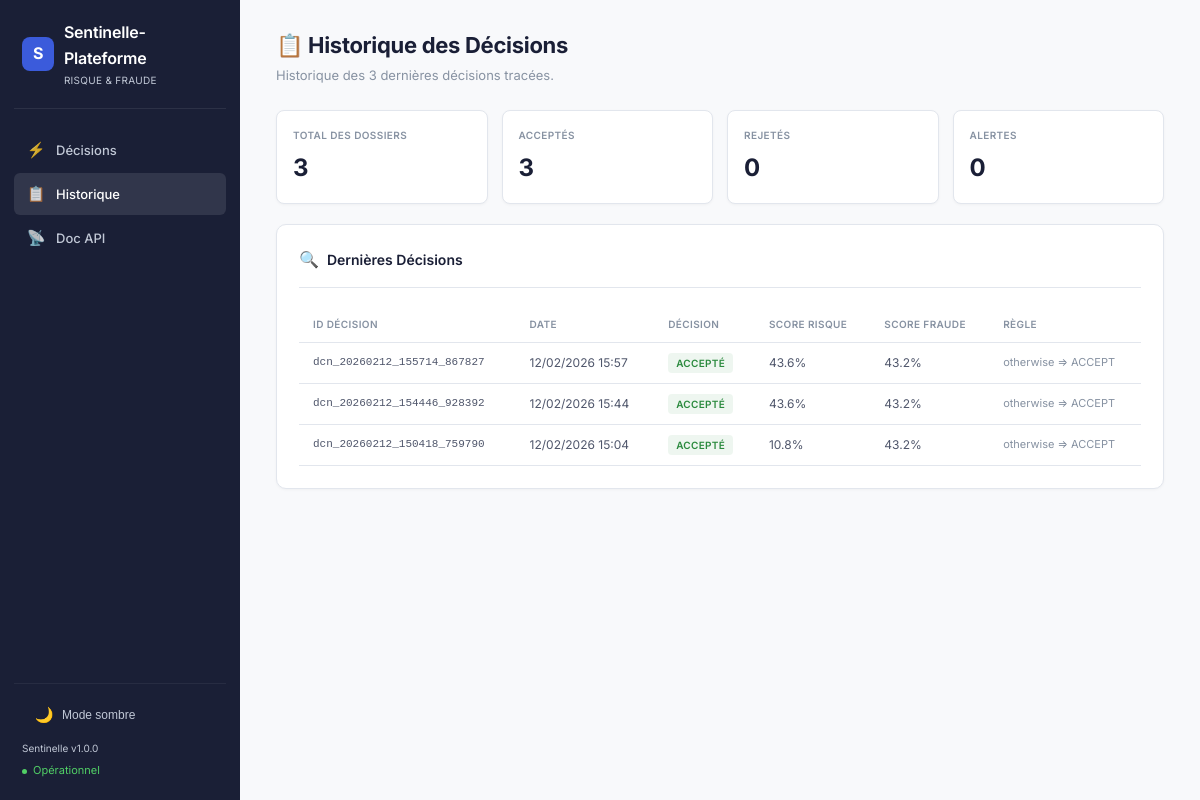
Screenshot of /ui/audit with the database file from the repository.
### app/db.py (models this page shows)
class Decision(Base):
    __tablename__ = "decisions"
    id = Column(Integer, primary_key=True, index=True)
    decision_id = Column(String(64), unique=True, index=True, nullable=False)
    client_id_hash = Column(String(128), index=True, nullable=False)
    risk_score = Column(Float, nullable=False)
    fraud_score = Column(Float, nullable=False)
    decision = Column(String(16), nullable=False)
    policy_rule = Column(Text, nullable=False)
    model_versions = Column(JSON, nullable=False)
    explanations_preview = Column(JSON, nullable=False)
    request_payload = Column(JSON, nullable=False)
    created_at = Column(DateTime, default=datetime.utcnow, nullable=False)
    reviews = relationship("Review", back_populates="decision", cascade="all, delete-orphan")

### app/routes/ui.py (the view)
@router.get("/ui/audit", response_class=HTMLResponse)
async def audit_trail(request: Request, db: Session = Depends(get_db)):
    decisions = db.query(DecisionRow).order_by(DecisionRow.created_at.desc()).limit(50).all()
    return templates.TemplateResponse("audit.html", {
        "request": request,
        "active_page": "audit",
        "decisions": decisions,
    })

### app/templates/audit.html (shortened to what this page needs)
{% extends "base.html" %}
{% block content %}
<div class="page-header">
    <h2>📋 Historique des Décisions</h2>
    <p>Historique des {{ decisions|length }} dernières décisions tracées.</p>
</div>
<div class="stats-row">
    <div class="stat-card">
        <div class="stat-label">Total des Dossiers</div>
        <div class="stat-value">{{ decisions|length }}</div>
    </div>
    <div class="stat-card">
        <div class="stat-label">Acceptés</div>
        <div class="stat-value" style="color: var(--accent-green);">{{ decisions|selectattr('decision', 'equalto',
            'ACCEPT')|list|length }}</div>
    </div>
    <div class="stat-card">
        <div class="stat-label">Rejetés</div>
        <div class="stat-value" style="color: var(--accent-red);">{{ decisions|selectattr('decision', 'equalto',
            'REJECT')|list|length }}</div>
    </div>
    <div class="stat-card">
        <div class="stat-label">Alertes</div>
        <div class="stat-value" style="color: var(--accent-orange);">{{ decisions|selectattr('decision', 'equalto',
            'ALERT')|list|length + decisions|selectattr('decision', 'equalto', 'REVIEW')|list|length }}</div>
    </div>
</div>
<div class="card">
    <div class="card-header">
        <span class="card-icon">🔍</span>
        <h3>Dernières Décisions</h3>
    </div>
    {% if decisions %}
    <div class="table-container">
        <table>
            <thead>
                <tr>
                    <th>ID Décision</th>
                    <th>Date</th>
                    <th>Décision</th>
                    <th>Score Risque</th>
                    <th>Score Fraude</th>
                    <th>Règle</th>
                </tr>
            </thead>
            <tbody>
                {% for d in decisions %}
                <tr>
                    <td style="font-family: 'SF Mono', monospace; font-size: 11px;">{{ d.decision_id }}</td>
                    <td>{{ d.created_at.strftime('%d/%m/%Y %H:%M') if d.created_at else '—' }}</td>
                    <td>
                        {% set badge = {
                        'ACCEPT': 'table-badge-accept',
                        'REJECT': 'table-badge-reject',
                        'REVIEW': 'table-badge-review',
                        'ALERT': 'table-badge-alert'
                        } %}
                        {% set badge_text = {
                        'ACCEPT': 'ACCEPTÉ',
                        'REJECT': 'REJETÉ',
                        'REVIEW': 'RÉVISION',
                        'ALERT': 'ALERTE'
                        } %}
                        <span class="table-badge {{ badge.get(d.decision, '') }}">{{ badge_text.get(d.decision,
                            d.decision) }}</span>
                    </td>
                    <td>{{ "%.1f"|format(d.risk_score * 100) }}%</td>
                    <td>{{ "%.1f"|format(d.fraud_score * 100) }}%</td>
                    <td style="font-size: 11px; color: var(--text-muted);">{{ d.policy_rule }}</td>
                </tr>
                {% endfor %}
            </tbody>
        </table>
    </div>
    {% else %}
    <div class="empty-state">
        <div class="icon">📭</div>
        <p>Aucune décision enregistrée.<br>Soumettez un dossier depuis le Tableau de Bord pour commencer.</p>
    </div>
    {% endif %}
</div>
{% endblock %}

### app/templates/base.html (shortened to what this page needs)
<!DOCTYPE html>
<html lang="fr">
<head>
    <link rel="stylesheet" href="/static/style.css">
</head>
<body>
    <div class="layout">
        <aside class="sidebar">
            <div class="sidebar-brand">
                <div class="logo">S</div>
                <div>
                    <h1>Sentinelle-Plateforme</h1>
                    <span>Risque & Fraude</span>
                </div>
            </div>
            <ul class="nav-links">
                <li>
                    <a href="/" class="{% if active_page == 'dashboard' %}active{% endif %}">
                        <span class="icon">⚡</span>
                        <span>Décisions</span>
                    </a>
                </li>
                <li>
                    <a href="/ui/audit" class="{% if active_page == 'audit' %}active{% endif %}">
                        <span class="icon">📋</span>
                        <span>Historique</span>
                    </a>
                </li>
                <li>
                    <a href="/docs" target="_blank">
                        <span class="icon">📡</span>
                        <span>Doc API</span>
                    </a>
                </li>
            </ul>
            <div class="sidebar-footer">
                <button class="theme-toggle" onclick="toggleTheme()" id="themeToggle">
                    <span class="toggle-icon" id="themeIcon">🌙</span>
                    <span id="themeLabel">Mode sombre</span>
                </button>
                <div class="version">Sentinelle v1.0.0</div>
                <div class="status">Opérationnel</div>
            </div>
        </aside>
        <main class="main-content">
            {% block content %}{% endblock %}
        </main>
    </div>
</body>
</html>

### rows the page displays
Decision: decision_id "dcn_20260212_155714_867827", created_at "12/02/2026 15:57", decision "ACCEPTÉ", d.risk_score*100 "43.6", d.fraud_score*100 "43.2", policy_rule "otherwise => ACCEPT"
Decision: decision_id "dcn_20260212_154446_928392", created_at "12/02/2026 15:44", decision "ACCEPTÉ", d.risk_score*100 "43.6", d.fraud_score*100 "43.2", policy_rule "otherwise => ACCEPT"
Decision: decision_id "dcn_20260212_150418_759790", created_at "12/02/2026 15:04", decision "ACCEPTÉ", d.risk_score*100 "10.8", d.fraud_score*100 "43.2", policy_rule "otherwise => ACCEPT"

### other values shown
{{ decisions|length }} "3"
